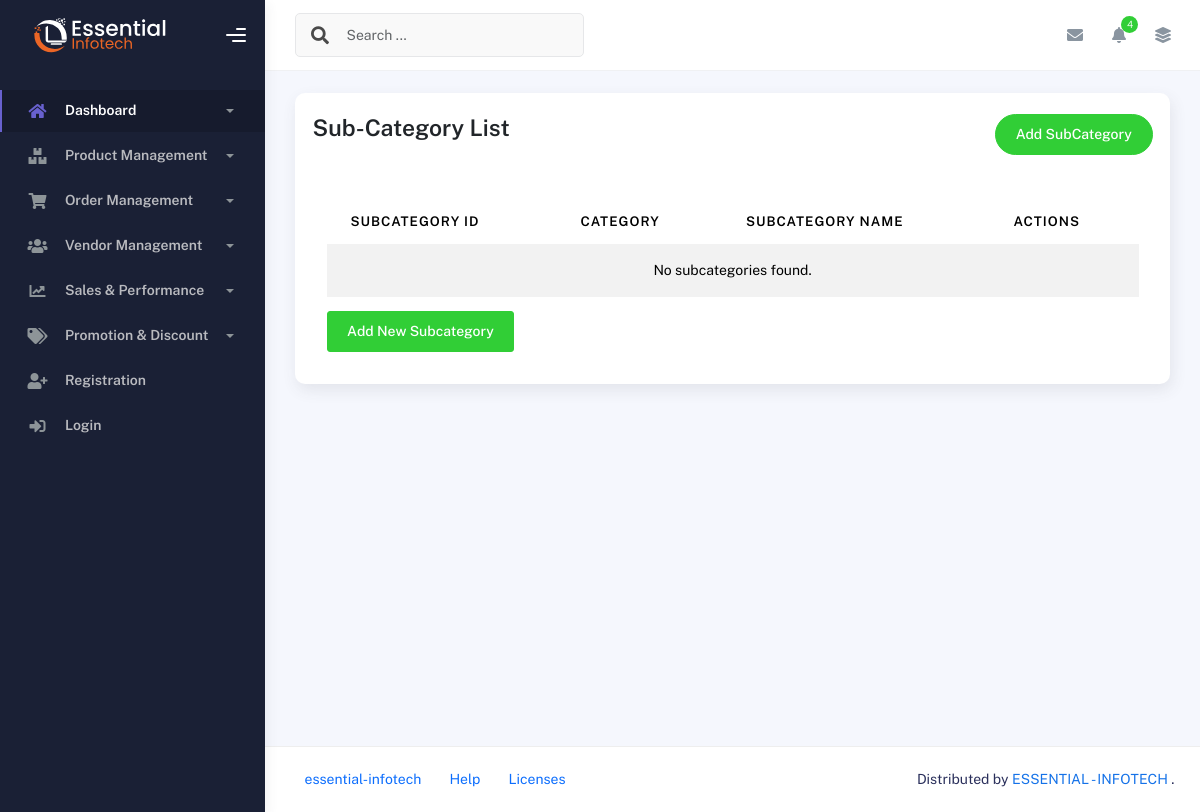
Before: /product-management/subcategories/ with the older database file.
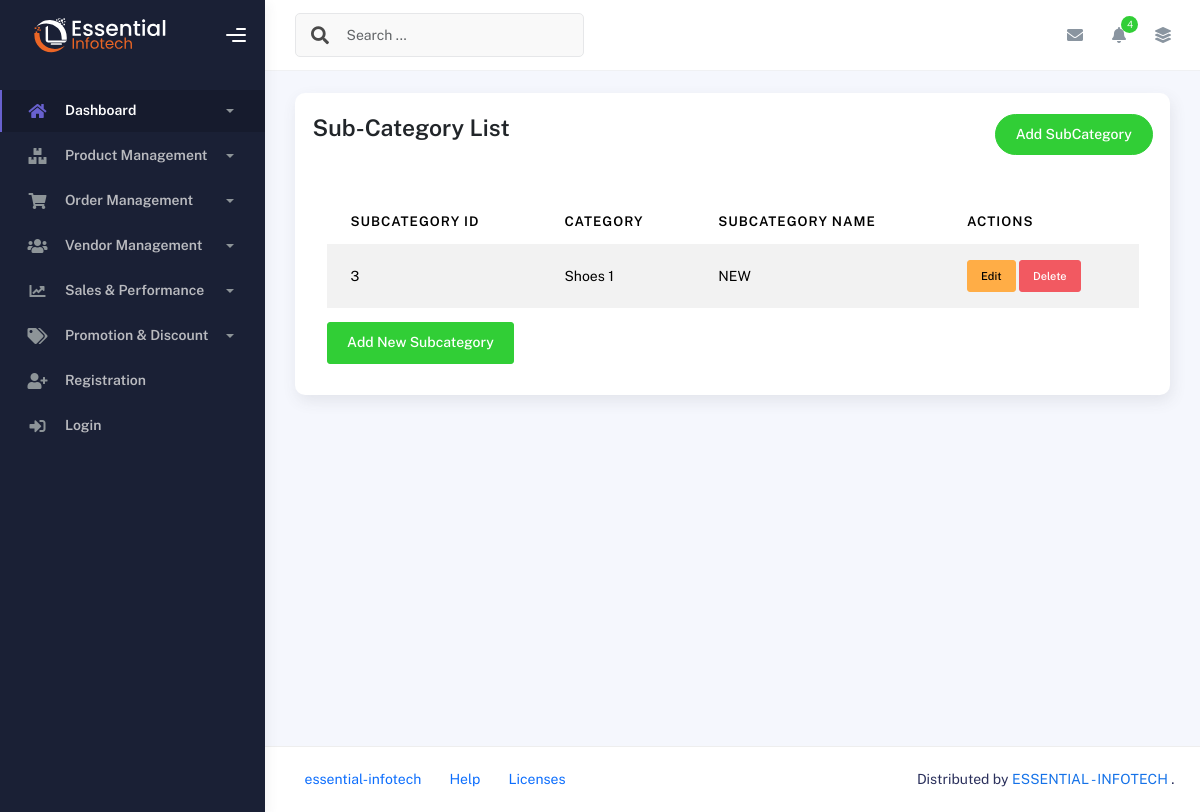
After: the same page with the newer database file.
### product_management/models.py (models this page shows, shortened)
class SubCategory(models.Model):
    category = models.ForeignKey(Category, on_delete= models.CASCADE, related_name = 'subcategories')
    subcategory_name = models.CharField(max_length=255)
    subcategory_slug = models.SlugField(max_length=255)
    created_at = models.DateTimeField(auto_now_add=True)
    updated_at = models.DateTimeField(auto_now=True)

class Category(models.Model):
    category_name = models.CharField(max_length=255)
    category_slug = models.SlugField(max_length=255)
    category_image = models.ImageField(upload_to='category_images/', blank=True,null=True)
    created_at = models.DateTimeField(auto_now_add=True)
    updated_at = models.DateTimeField(auto_now=True)

### product_management/views.py (the view)
# urls.py: path('subcategories/', subcategory_list, name='subcategory-list'),
def subcategory_list(request):
    subcategories = SubCategory.objects.all()
    return render(request, 'product_management/subcategory.html',  {'subcategories': subcategories})

### templates/product_management/subcategory.html (shortened to what this page needs)
{% extends 'base.html' %}
{% block content %}
    <div class="container">
        <div class="page-inner">
            <div class="row">
                <div class="col-md-12">
                    <div class="card p-3">
                        <div class="page-header d-flex justify-content-between p-1">
                            <h3 class="fw-bold mb-3">Sub-Category List</h3>
                            <a href="{% url 'subcategory-form' %}" class="btn btn-success btn-round ms-auto text-white" style="text-decoration: none;">
                                Add SubCategory
                            </a>
                        </div>
                        <div class="card-body">
                            <div class="table-responsive">
                                <table id="subcategory-table" class="display table table-striped table-hover">
                                    <thead>
                                        <tr>
                                            <th>Subcategory ID</th>
                                            <th>Category</th>
                                            <th>Subcategory Name</th>
                                            <th>Actions</th>
                                        </tr>
                                    </thead>
                                    <tbody>
                                        {% for subcategory in subcategories %}
                                        <tr>
                                            <td>{{ subcategory.id }}</td>
                                            <td>{{ subcategory.category.category_name }}</td>
                                            <td>{{ subcategory.subcategory_name }}</td>
                                            <td>
                                                <a href="{% url 'subcategory-edit' subcategory.id %}" class="btn btn-warning btn-sm">Edit</a>
                                                <form action="{% url 'subcategory-delete' subcategory.id %}" method="post" style="display:inline;" onsubmit="return confirm('Are you sure you want to delete this subcategory?');">
                                                    <button type="submit" class="btn btn-danger btn-sm">Delete</button>
                                                </form>
                                            </td>
                                        </tr>
                                        {% empty %}
                                        <tr>
                                            <td colspan="4" class="text-center">No subcategories found.</td>
                                        </tr>
                                        {% endfor %}
                                    </tbody>
                                </table>
                            </div>
                            <a href="{% url 'subcategory-form' %}" class="btn btn-success">Add New Subcategory</a>
                        </div>
                    </div>
                </div>
            </div>
        </div>
    </div>
{% endblock %}

Changed rows visible on the page:
added SubCategory: id "3", category.category_name "Shoes 1", subcategory_name "NEW"
Other visible differences:
text no longer shown: "No subcategories found."
